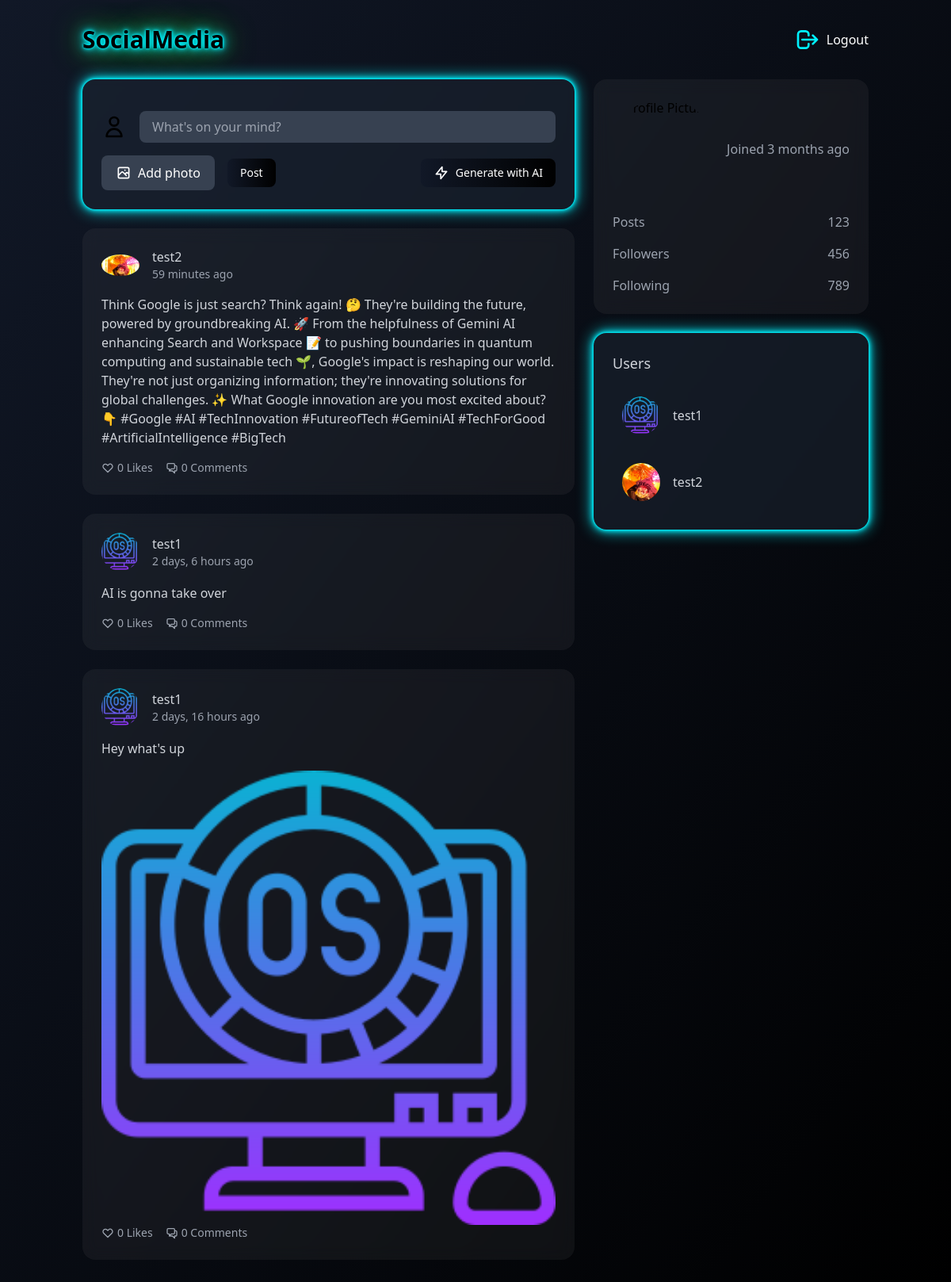
Screenshot of /posts/ (signed in) with the database file from the repository.
### posts/models.py (models this page shows, shortened)
class Posts(models.Model):
    post_content = models.CharField(max_length=1000)
    profile = models.ForeignKey(Profile, on_delete=models.CASCADE)
    post_image = models.ImageField(upload_to="posts_imgs/")
    created_at = models.DateTimeField(auto_now_add=True)
    like_count = models.IntegerField(default=0)

### userauth/models.py (models this page shows, shortened)
class Profile(models.Model):
    user = models.OneToOneField(User, on_delete=models.CASCADE)
    profile_image = models.ImageField(upload_to='profile_pics/', default='default.jpg')
    bio = models.TextField(blank=True, null=True)

### posts/views.py (the view)
# urls.py: path('', views.get_posts),
@login_required(login_url="/auth/signin")
def get_posts(request):
    posts = Posts.objects.all().order_by("-created_at")
    user = request.user
    profile = Profile.objects.filter(user=user).first()
    profiles = Profile.objects.all()
    print("profile", profile)
    data = {"posts": posts, "profile": profile, "users": profiles}
    return render(request, "posts.html", {"data": data})

### templates/posts.html (shortened to what this page needs)
<!DOCTYPE html>
<html lang="en">
<head>
    <script src="https://cdn.tailwindcss.com"></script>
</head>
<body class="bg-gradient-to-br from-gray-900 to-black min-h-screen">
    <div class="container mx-auto px-4 py-8">
        <div class="flex justify-between items-center mb-8">
            <h1 class="neon-text text-3xl font-bold">SocialMedia</h1>
            <div class="flex items-center space-x-4">
                <a href="/auth/signout" class="flex items-center space-x-2 hover:text-neon-blue transition-colors">
                    <svg class="w-8 h-8 text-[var(--neon-blue)]" fill="none" stroke="currentColor" viewBox="0 0 24 24">
                        <path stroke-linecap="round" stroke-linejoin="round" stroke-width="2"
                            d="M17 16l4-4m0 0l-4-4m4 4H7m6 4v1a3 3 0 01-3 3H6a3 3 0 01-3-3V7a3 3 0 013-3h4a3 3 0 013 3v1">
                        </path>
                    </svg>
                    <span class="text-white">Logout</span>
                </a>
            </div>
        </div>
        <div class="grid grid-cols-1 md:grid-cols-2 gap-6">
            <div class="md:col-span-2 md:col-start-1 md:col-end-3 space-y-6">
                <div class="bg-gray-800/50 p-6 rounded-2xl backdrop-blur-sm neon-border">
                    <form method="post" class="space-y-4" enctype="multipart/form-data" action="/posts/create_post">
                        <div class="flex items-center space-x-4">
                            <svg class="w-8 h-8" fill="none" stroke="currentColor" viewBox="0 0 24 24">
                                <path stroke-linecap="round" stroke-linejoin="round" stroke-width="2"
                                    d="M16 7a4 4 0 11-8 0 4 4 0 018 0zM12 14a7 7 0 00-7 7h14a7 7 0 00-7-7z"></path>
                            </svg>
                            <input type="text" name="post_content" placeholder="What's on your mind?"
                                class="flex-1 bg-gray-700 px-4 py-2 rounded-lg text-white focus:outline-none focus:ring-2 focus:ring-neon-blue" />
                        </div>
                        <div class="flex items-center justify-between">
                            <div class="flex items-center space-x-4">
                                <label for="post-image"
                                    class="file-input-label flex items-center px-4 py-2 rounded-lg bg-gray-700 text-white border-2 border-transparent hover:border-neon-blue transition-colors duration-200">
                                    <svg class="w-5 h-5 mr-2" fill="none" stroke="currentColor" viewBox="0 0 24 24">
                                        <path stroke-linecap="round" stroke-linejoin="round" stroke-width="2"
                                            d="M4 16l4.586-4.586a2 2 0 012.828 0L16 16m-2-2l1.586-1.586a2 2 0 012.828 0L20 14m-6-6h.01M6 20h12a2 2 0 002-2V6a2 2 0 00-2-2H6a2 2 0 00-2 2v12a2 2 0 002 2z">
                                        </path>
                                    </svg>
                                    <span class="file-name">Add photo</span>
                                </label>
                                <button type="submit"
                                    class="flex items-center px-4 py-2 rounded-lg text-sm font-medium text-white bg-gradient-to-r from-neon-blue via-neon-green to-neon-purple transition-all duration-300 hover:bg-none hover:bg-[var(--neon-blue)]">
                                    Post
                                </button>
                            </div>
                            <button type="button" onclick="generateWithAI()"
                                class="flex items-center px-4 py-2 rounded-lg text-sm font-medium text-white bg-gradient-to-r from-neon-blue via-neon-purple to-neon-green transition-all duration-300 hover:bg-none hover:bg-[var(--neon-blue)]">
                                <svg class="w-5 h-5 mr-2" fill="none" stroke="currentColor" viewBox="0 0 24 24">
                                    <path stroke-linecap="round" stroke-linejoin="round" stroke-width="2"
                                        d="M13 10V3L4 14h7v7l9-11h-7z"></path>
                                </svg>
                                Generate with AI
                            </button>
                        </div>
                    </form>
                </div>
                {% for post in data.posts %}
                <div class="post-card p-6 rounded-2xl mb-6">
                    <div class="flex items-center space-x-4 mb-4">
                        <img src="{{ post.profile.profile_image.url }}" alt="{{ post.profile.user.username }}"
                            class="profile-image" />
                        <div>
                            <h3 class="font-medium text-gray-300">
                                {{ post.profile.user.username }}
                            </h3>
                            <p class="text-sm text-gray-400">
                                {{ post.created_at|timesince }} ago
                            </p>
                        </div>
                    </div>
                    <p class="text-gray-300 mb-4">{{ post.post_content }}</p>
                    {% if post.post_image %}
                    <img src="{{ post.post_image.url }}" alt="Post image" class="w-full rounded-lg mt-4 post-image" />
                    {% endif %}
                    <div class="flex items-center space-x-4 text-gray-400 text-sm">
                        <span class="flex items-center cursor-pointer hover:text-neon-blue">
                            <svg class="w-4 h-4 mr-1" fill="none" stroke="currentColor" viewBox="0 0 24 24">
                                <path stroke-linecap="round" stroke-linejoin="round" stroke-width="2"
                                    d="M4.318 6.318a4.5 4.5 0 000 6.364L12 20.364l7.682-7.682a4.5 4.5 0 00-6.364-6.364L12 7.636l-1.318-1.318a4.5 4.5 0 00-6.364 0z">
                                </path>
                            </svg>
                            {{ post.like_count }} Likes
                        </span>
                        <span class="flex items-center cursor-pointer hover:text-neon-blue">
                            <a href="/posts/{{post.id}}" class="text-gray-400 hover:text-neon-blue">
                                0 Comments
                            </a>
                        </span>
                    </div>
                </div>
                {% empty %}
                <div class="post-card p-6 rounded-2xl text-center">
                    <p class="text-gray-400">
                        No posts yet. Be the first to post something!
                    </p>
                </div>
                {% endfor %}
            </div>
            <div class="md:col-span-1 md:col-start-3 md:col-end-4">
                <div class="profile-section p-6 rounded-2xl mb-6">
                    <div class="flex items-center space-x-4 mb-4">
                        <img src="{{data.profile.profile_image.url}}" alt="Profile Picture"
                            class="w-32 h-32 rounded-full" />
                        <div>
                            <p class="text-gray-400">Joined 3 months ago</p>
                        </div>
                    </div>
                    <div class="space-y-4">
                        <div class="flex justify-between text-gray-400">
                            <span>Posts</span>
                            <span>123</span>
                        </div>
                        <div class="flex justify-between text-gray-400">
                            <span>Followers</span>
                            <span>456</span>
                        </div>
                        <div class="flex justify-between text-gray-400">
                            <span>Following</span>
                            <span>789</span>
                        </div>
                    </div>
                </div>
                <div class="bg-gray-800/50 p-6 rounded-2xl backdrop-blur-sm neon-border">
                    <h2 class="text-lg font-medium text-gray-300 mb-4">Users</h2>
                    <div class="space-y-3">
                        {% for profile in data.users %}
                        <a href=""
                            class="flex items-center space-x-4 hover:bg-gray-700/50 p-3 rounded-lg transition-colors">
                            <img src="{{ profile.profile_image.url }}" alt="{{ profile.user.username }}"
                                class="profile-image w-12 h-12 rounded-full" />
                            <span class="text-gray-300">{{ profile.user.username }}</span>
                        </a>
                        {% endfor %}
                    </div>
                </div>
            </div>
        </div>
    </div>
</body>
</html>

### rows the page displays
Posts: profile.profile_image (picture), profile.user.username "test2", created_at "59 minutes", post_content "Think Google is just search? Think again! 🤔 They're building the future, powered by groundbreaking AI. 🚀 From the helpfulness of Gemini AI enhancing Search and Workspace 📝 to pushing boundaries in quantum computing and sustainable tech 🌱, Google's impact is reshaping our world. They're not just organizing information; they're innovating solutions for global challenges. ✨ What Google innovation are you most excited about? 👇 #Google #AI #TechInnovation #FutureofTech #GeminiAI #TechForGood #ArtificialIntelligence #BigTech", like_count "0"
Posts: profile.profile_image (picture), profile.user.username "test1", created_at "2 days, 6 hours", post_content "AI is gonna take over", like_count "0"
Posts: profile.profile_image (picture), profile.user.username "test1", created_at "2 days, 16 hours", post_content "Hey what's up", post_image (picture), like_count "0"
Profile: profile_image (picture), user.username "test1"
Profile: profile_image (picture), user.username "test2"
